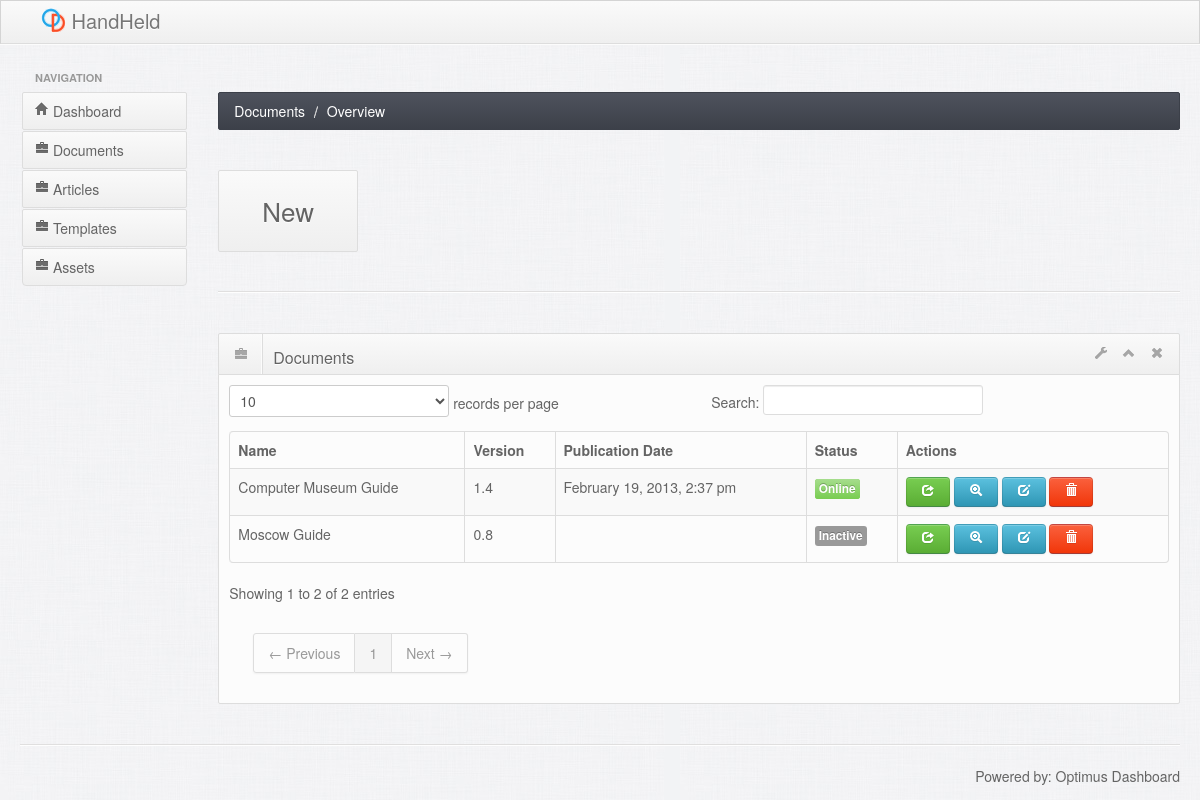
The app's page /documents/, older data.
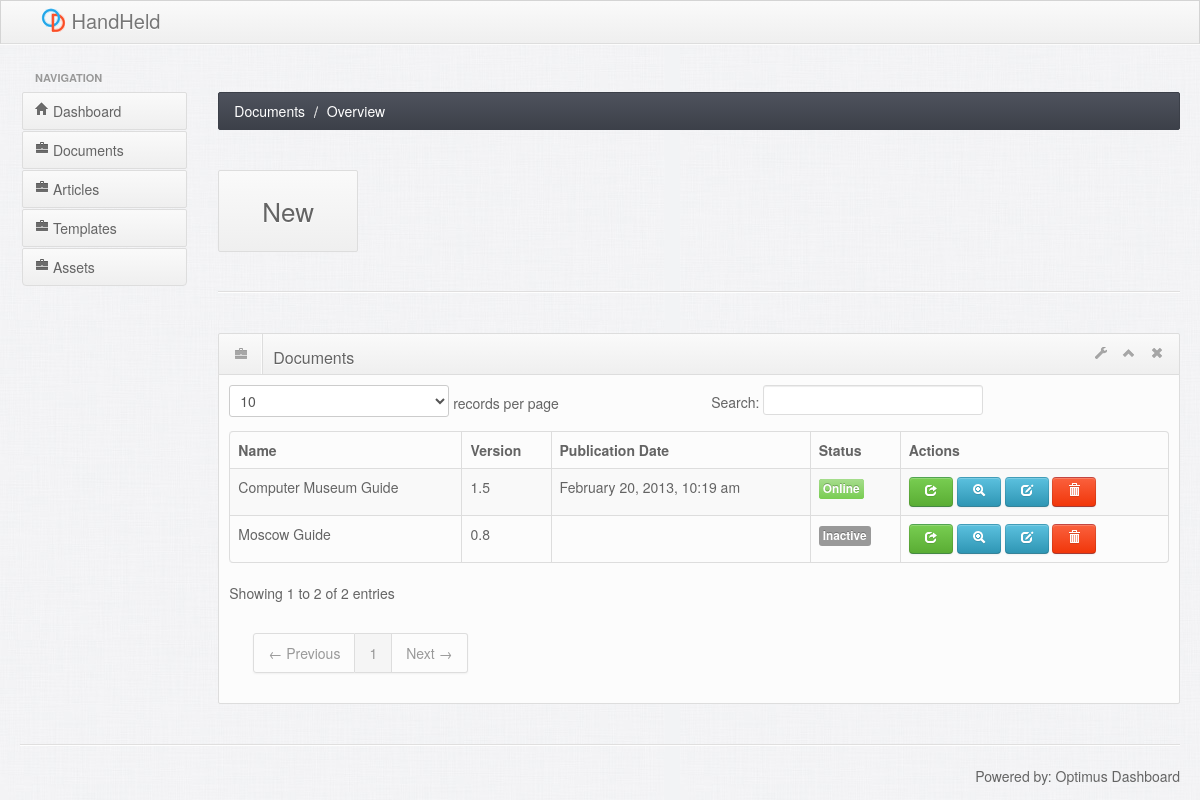
The same page, newer data.
### tables this page shows
CREATE TABLE document ("id" INTEGER PRIMARY KEY AUTOINCREMENT DEFAULT NULL,"name" Varchar(128) NOT NULL,"last_publication_date" Date DEFAULT NULL,"status" Varchar(32) NOT NULL,"version" Varchar(64) DEFAULT NULL,"template_id" integer,"start_article" integer,deployed_version Varchar(64)  DEFAULT NULL);

### application/views/documents/index.php (called while the page is built)
<?php $this->load->view('documents/partials/'.strtolower($action)) ; ?>

### application/controllers/documents.php (called while the page is built, shortened)
<?php
  class Documents extends CI_Controller
  {
    public function __construct()
    {
      $this->load->model('Document_model');
      $this->load->model('Article_model');
      $this->load->model('Template_model');
      $this->load->model('Assets_model');
    }
    public function index($action = null)
    {
      $data['action'] = 'Overview';
      $data['documents'] = $this->Document_model->get_all_documents();
      $this->load->view('partials/header', $data);
      $this->load->view('partials/leftmenu', $data);
      $this->load->view('documents/partials/contentheader', $data);
      $this->load->view('documents/index.php', $data);
      $this->load->view('partials/footer', $data);
    }
  }

### index.php (called while the page is built, shortened)
<?php
require_once BASEPATH.'core/CodeIgniter.php';

### application/models/document_model.php (called while the page is built, shortened)
<?php
  class Document_model extends CI_Model
  {
    public function get_all_documents()
    {
      $this->db->select('*');
      $this->db->from('document');
      $query = $this->db->get();
      $data = $query->result();
      return $data;
    }
  }

### application/views/documents/partials/overview.php (the view)
<div class="row-fluid">
<div class="box span12">
<div class="box-header" data-original-title>
    <h2><i class="icon-briefcase"></i><span class="break"></span>Documents</h2>
    <div class="box-icon">
        <a href="#" class="btn-setting"><i class="icon-wrench"></i></a>
        <a href="#" class="btn-minimize"><i class="icon-chevron-up"></i></a>
        <a href="#" class="btn-close"><i class="icon-remove"></i></a>
    </div>
</div>
<div class="box-content">
<table class="table table-striped table-bordered bootstrap-datatable datatable">
<thead>
<tr>
    <th>Name</th>
    <th>Version</th>
    <th>Publication Date</th>
    <th>Status</th>
    <th>Actions</th>
</tr>
</thead>
<tbody>
<?php foreach($documents as $document) : ?>
<tr>
    <td><?php echo $document->name ?></td>
    <td class="center"><?php echo $document->version ?></td>
    <td class="center"><?php echo $document->last_publication_date ?></td>
    <td class="center">
        <?php if($document->status == "Online") : ?>
        <span class="label label-success"><?php echo $document->status ?></span>
        <?php else: ?>
        <span class="label"><?php echo $document->status ?></span>
        <?php endif ?>
    </td>
    <td class="center">
        <a class="btn btn-success" href="publish/<?php echo $document->id ?>">
        <i class="icon-share icon-white"></i>
        </a>
        <a class="btn btn-info" href="build/<?php echo $document->id ?>">
            <i class="icon-zoom-in icon-white"></i>
        </a>
        <a class="btn btn-info" href="edit/<?php echo $document->id ?>">
            <i class="icon-edit icon-white"></i>
        </a>
        <a class="btn btn-danger" href="delete/<?php echo $document->id ?>">
            <i class="icon-trash icon-white"></i>
        </a>
    </td>
</tr>
<?php endforeach ?>
</tbody>
</table>
</div>
</div>
</div>

Row changes from the older to the newer data that the page shows:
changed document "Computer Museum Guide": version "1.4" → "1.5"; last_publication_date "February 19, 2013, 2:37 pm" → "February 20, 2013, 10:19 am"
